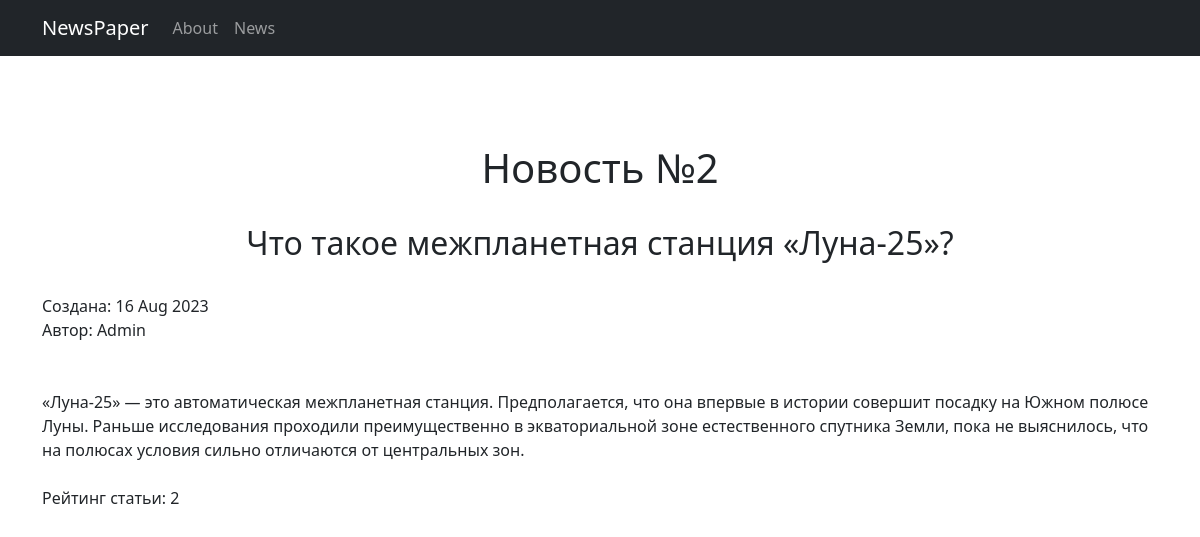
The page /news/2 on the database its author committed.
### news/models.py (models this page shows, shortened)
class Post(models.Model):
    CAT_CHOICE = (('NW', 'Новость'), ('AR', 'Статья'))
    author = models.ForeignKey(Author, on_delete=models.CASCADE)
    news_type = models.CharField(max_length=2, choices=CAT_CHOICE)
    create_date = models.DateTimeField(auto_now_add=True)
    cat_subject = models.ManyToManyField(Category, through='PostCategory')
    article_header = models.CharField(max_length=255)
    article_text = models.TextField()
    article_rating = models.SmallIntegerField(default=0)

class Author(models.Model):
    name = models.OneToOneField(User, on_delete=models.CASCADE)
    author_rating = models.SmallIntegerField(default=0)

### news/views.py (the view)
# urls.py: path('<int:pk>', PostDetail.as_view()),
class PostDetail(DetailView):
    model = Post
    template_name = 'post.html'
    context_object_name = 'post'

### news/templatetags/custom_filters.py (called while the page is built)
@register.filter()
def censor(value):
    mat_list = ('хуй', 'хуев', 'хуё', 'хуи', 'хуя', 'пизд', 'бля', 'муда', 'пидор', 'пидар')
    for i in mat_list:
        if i in value.lower():
            value = value.replace(i, "***")
    return f'{value}'

### news/templates/post.html (shortened to what this page needs)
{% extends 'flatpages/default.html' %}
{% load custom_filters %}
{% block content %}
<p align="center">
<h1>Новость №{{ post.id }}</h1><br>
<h2>{{ post.article_header|censor }}</h2>
<br>
<p align="left">
Создана: {{ post.create_date|date:'d M Y' }}<br>
Автор: {{ post.author.name.username }}<br>
<br><br>
  {{ post.article_text|censor }}
<br><br>
Рейтинг статьи: {{ post.article_rating }}
{% endblock content %}

### rows shown on the page
Post: id "2", article_header|censor "Что такое межпланетная станция «Луна-25»?", create_date "16 Aug 2023", author.name.username "Admin", article_text|censor "«Луна-25» — это автоматическая межпланетная станция. Предполагается, что она впервые в истории совершит посадку на Южном полюсе Луны. Раньше исследования проходили преимущественно в экваториальной зоне естественного спутника Земли, пока не выяснилось, что на полюсах условия сильно отличаются от центральных зон.", article_rating "2"
